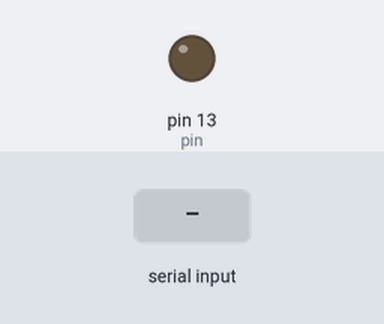
Simulated run of this sketch. Board: Arduino Uno, built with avr-gcc and run on an emulated ATmega328P. Shown: output pins drawn as LEDs (lit = HIGH). Inputs (shaded band) come from the test bench. What the sketch prints to the serial monitor is not drawn.

Above: at 0.9 s.
1.0 s: "1" received over Serial
At 1.5 s:
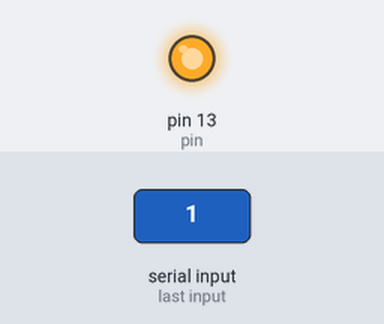
Timing chart, 0 to 4.0 s (numbered marks = the images above; inputs shaded):
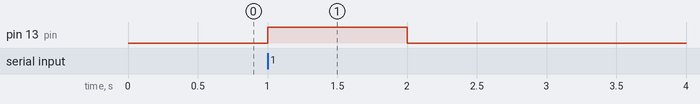

The sketch:

vibrator_accelerometer.ino
```cpp
int pin = 13;

void setup() {
  Serial.begin(9600);
  pinMode(pin, OUTPUT);
  init_shield();
}

void loop() {

  //if current acc data is > 5
  if(getAccData() > 90){
    //vibrate the phone
    vibrate(1);
  }

  else{
    //set output pin to high
    digitalWrite(pin, HIGH);
  }

  //wait
  delay(1200);

  //set output pin to low again===
  digitalWrite(pin, LOW);
}


/****************** API *****************/


void init_shield() {
  while(!Serial.available()){}
  Serial.read();//init byte
  digitalWrite(pin, HIGH);
  delay(1000);
  digitalWrite(pin, LOW);
}

int getAccData()
{
  //request for accelerometer data
  Serial.write((char)1);
  Serial.write((char)1);
  while(Serial.available() == 0){
    //wait
  }

  return Serial.read();
}

void vibrate(int time)
{
   //vibrate for one second
    Serial.write(129);
    Serial.write(time);
}
```

Measured:
- after the input at 1.0 s, pin 13 (pin): LOW → HIGH at once, → LOW 1.0 s later
